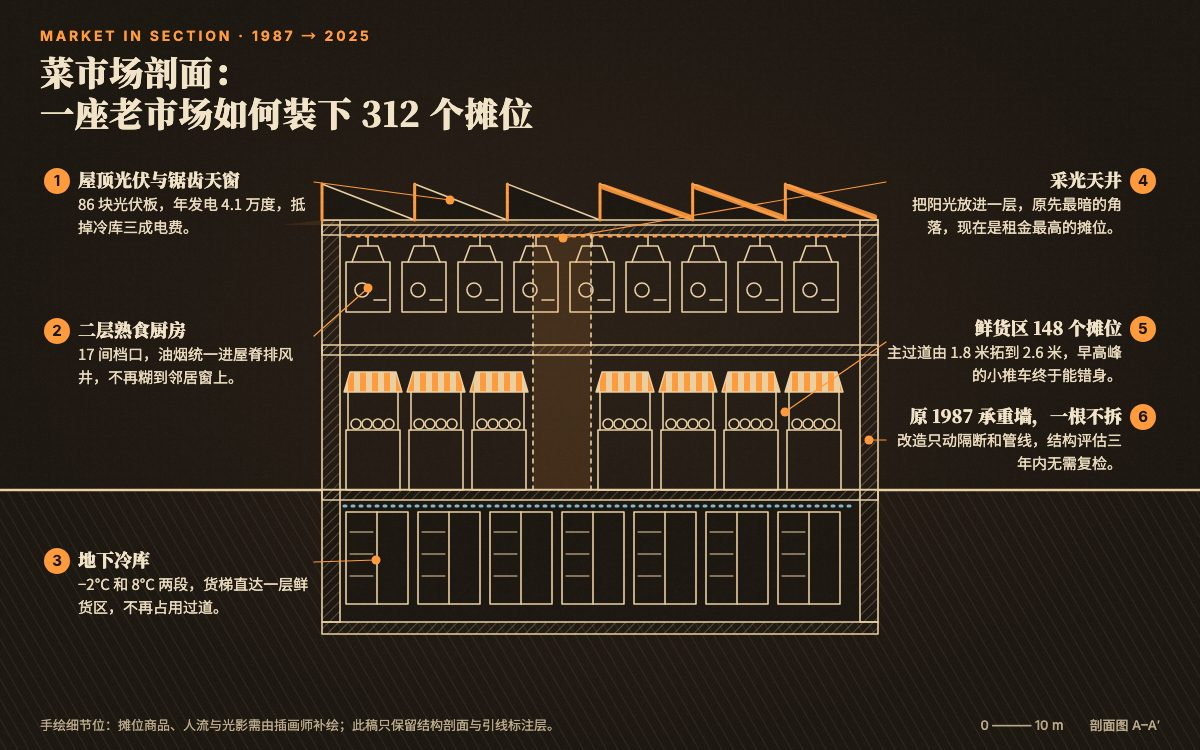
#> input picture plugins/frontend/skills/huashu-design/assets/style-specimens/info/03-cross-section-epic.jpg, 1200 x 750 px
$ python -i fetch_reference.py   (imports and definitions only)
#> lines starting #> are read from the running program, lines starting #| are printed output that depends on the picture
#> further down, picture is the input picture: PIL image 1200x750 RGB; mean R, G, B 50.4, 41.3, 31.6
#!/usr/bin/env python3
# /// script
# dependencies = ["pillow"]
# ///
"""原作锚定：从维基共享资源按关键词拉公版原作，存本地，并抽主色板、出接触表。

做新风格演示前先跑它：看原作、记签名特征、拿真实色值，不凭印象画「受启发的扁平插画」。

uv run fetch_reference.py --out 参考/ostia "Giotto Lamentation Scrovegni" "Giotto Meeting at the Golden Gate" [--n 1] [--colors 8]

每个查询取前 n 张（默认 1）宽 1600 的缩略图，存为 <out>/<序号>_<标题>.jpg，
同时写 <out>/参考.md（来源 URL、主色 hex）和 <out>/接触表.jpg。
只用公版作品（作者卒年 70 年以上的原作翻拍）；脚本不判断版权，调用者自己确认。
拉完必须看接触表，核对三件事：①是不是这位画家的作品（搜索会混入地图、现代照片、博物馆墙上的翻拍）②是不是三幅不同的作品（脚本只去掉近似图）③哪些是带框的翻拍（色板已取中央 80%，但构图判断仍要自己看）。
"""
import argparse, json, re, sys, time, urllib.parse, urllib.request
from pathlib import Path
from PIL import Image, ImageDraw

UA = {'User-Agent': 'art-motion-research/1.0 (https://github.com/alchaincyf/huashu-art-motion)'}


# [10 lines left out: function get, not called in this run]


def api(**kw):
    return json.loads(get('https://commons.wikimedia.org/w/api.php?' + urllib.parse.urlencode({**kw, 'format': 'json'})))


# [20 lines left out: functions search, palette, not called in this run]


def ahash(im):
    from PIL import ImageOps
    g = ImageOps.autocontrast(im.convert('L').resize((16, 16)), cutoff=2)       # 先拉对比：调色增强版和原图才会落到同一个哈希附近
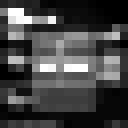
#> g: PIL image 16x16 L (shown 8 times larger); min 0, max 255, mean 67.3
    px = list(g.tobytes()); m = sum(px) / 256
#> after `px = list(g.tobytes())`: px = 256 values, max 255 at index 17, min 0 at index 12, mean 67.34
#> after `m = sum(px) / 256`: m = 67.34
    return sum((1 << i) for i, v in enumerate(px) if v > m)


# [33 lines left out: function main, not called in this run]


# [1 line not run here, left out]

>>> from PIL import Image
>>> picture = Image.open('../../../../../frontend/skills/huashu-design/assets/style-specimens/info/03-cross-section-epic.jpg')
>>> result = ahash(picture)
#> result = 183752094736952158594510013899977806687633918254217517349480920274428166144
